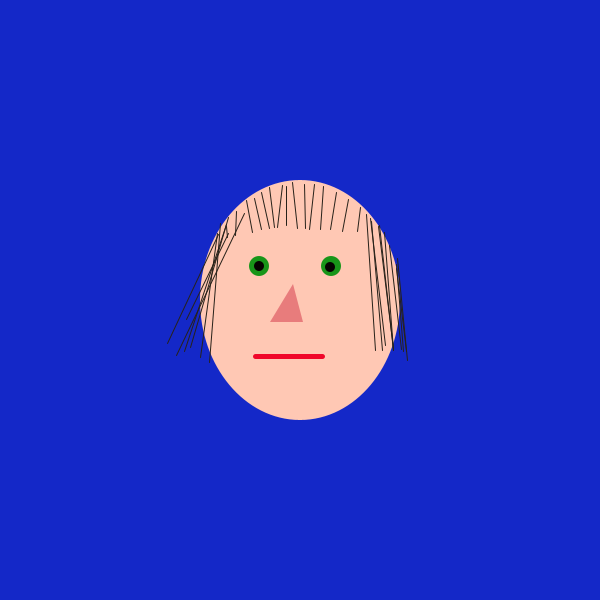
Frame 1 (no input)
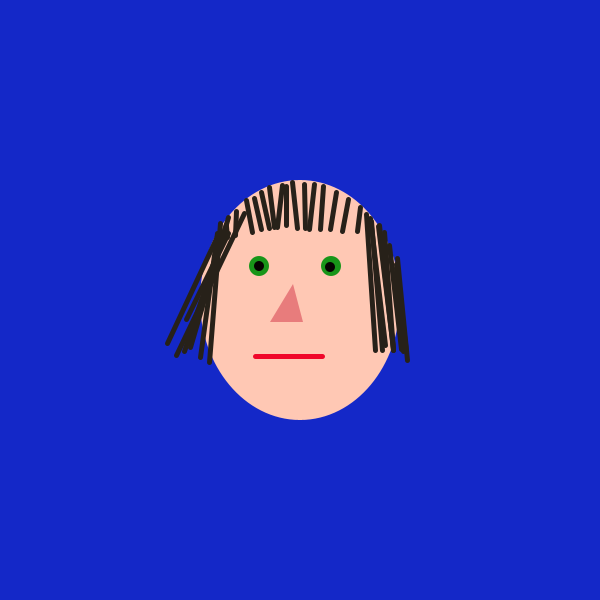
Frame 60 (the mouse pressed at the canvas centre just before this capture)
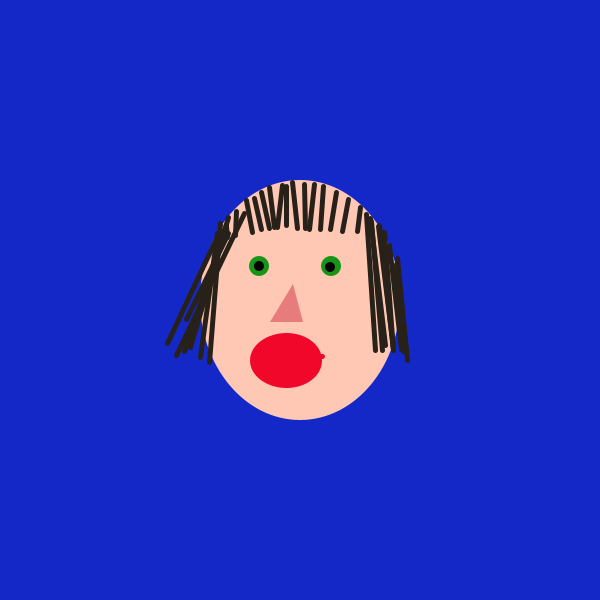
Frame 120 (the mouse held since frame 60 and released just before this capture)

The Processing sketch that drew these frames (run headless with seeded random() and noise(); from frame 60 on, the mouse is pressed at the canvas centre):

// Processing sketch: processing_8038
// ── processing_8038.pde

void setup ()
{
  smooth();
  size(600,600);
}


void draw()
{
  background(20,40,200);

  // face 
  noStroke(); 
  fill(355, 200, 180); 
  ellipse(300,300,200,240); 
  // eyes
  fill (24,149,25);
  ellipse(259,266,20,20);
  ellipse(331,266,20,20);
  fill(5,3,1);
  ellipse(259,266,10,10);
  ellipse(330,267,10,10);
  // nose
  fill (232,124,124);
  triangle(293,284,270,322,303,322);
  //hair
  stroke(39,33,25);
  line(246,200,252,232);
  line(254,198,261,229);
  line(261,192,269,228);
  line(269,187,274,227);
  line(282,185,277,227);
  line(292,182,297,228);
  line(304,184,305,228);
  line(314,184,309,229);
  line(286,186,286,225);
  line(323,186,320,229);
  line(336,192,330,229);
  line(348,199,342,231);
  line(236,211,235,235);
  line(226,226,227,237);
 line(360,207,357,231);
 line(218,234,167,343);
 line(217,233,200,357);
 line(228,217,190,347);
 line(220,223,209,362);
 line(226,224,184,351);
 line(244,213,176,355);
 line(366,214,375,350);
 line(370,218,385,345);
 line(371,221,382,350);
 line(228,233,186,319);
 line(378,226,393,348);
 line(379,225,393,350);
 line(384,232,393,350);
 line(389,245,401,349);
 line(396,264,403,351);
 line(397,258,407,360);
 line(396,268,406,351);
  //smile
  stroke(240,7,42);
  strokeWeight(5);
  line(255,356,322,356);

  if (mousePressed)
  {
    println (mouseX+","+mouseY);
    fill(240,7,42);
    ellipse (286,360,322-255,50);
  }
}
